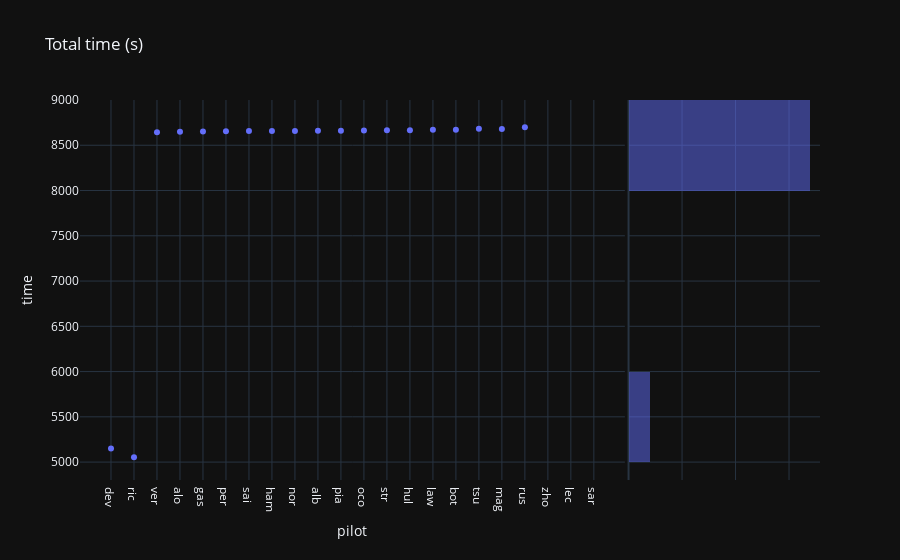

Notebook code for this chart:
### Code cell
px.scatter(last_gp, x="pilot", y="time", title="Total time (s)", marginal_y="histogram", template="plotly_dark")
# no data displayed if the pilot didn't finish or had one lap of delay

### Figure 1 — Plotly figure (JSON) as saved in the notebook; plotly's stock layout.template omitted (floating-point values rounded to 4 significant figures)
{"data": [{"hovertemplate": "pilot=%{x}<br>time=%{y}<extra></extra>", "legendgroup": "", "marker": {"color": "#636efa", "symbol": "circle"}, "mode": "markers", "name": "", "orientation": "v", "showlegend": false, "type": "scatter", "x": ["dev", "ric", "ver", "alo", "gas", "per", "sai", "ham", "nor", "alb", "pia", "oco", "str", "hul", "law", "bot", "tsu", "mag", "rus", "zho", "lec", "sar"], "xaxis": "x", "y": [5150.0, 5054.0, 8644.0, 8648.0, 8651.0, 8655.0, 8657.0, 8658.0, 8658.0, 8660.0, 8661.0, 8663.0, 8664.0, 8665.0, 8671.0, 8672.0, 8682.0, 8680.0, 8700.0, null, null, null], "yaxis": "y"}, {"alignmentgroup": "True", "bingroup": "y", "hovertemplate": "time=%{y}<br>count=%{x}<extra></extra>", "legendgroup": "", "marker": {"color": "#636efa"}, "name": "", "offsetgroup": "", "opacity": 0.5, "showlegend": false, "type": "histogram", "xaxis": "x2", "y": [5150.0, 5054.0, 8644.0, 8648.0, 8651.0, 8655.0, 8657.0, 8658.0, 8658.0, 8660.0, 8661.0, 8663.0, 8664.0, 8665.0, 8671.0, 8672.0, 8682.0, 8680.0, 8700.0, null, null, null], "yaxis": "y2"}], "layout": {"barmode": "overlay", "legend": {"tracegroupgap": 0}, "title": {"text": "Total time (s)"}, "xaxis": {"anchor": "y", "domain": [0, 0.7363], "title": {"text": "pilot"}}, "xaxis2": {"anchor": "y2", "domain": [0.7413, 1], "matches": "x2", "showgrid": true, "showline": false, "showticklabels": false, "ticks": ""}, "yaxis": {"anchor": "x", "domain": [0, 1], "title": {"text": "time"}}, "yaxis2": {"anchor": "x2", "domain": [0, 1], "matches": "y", "showgrid": true, "showticklabels": false}}}
